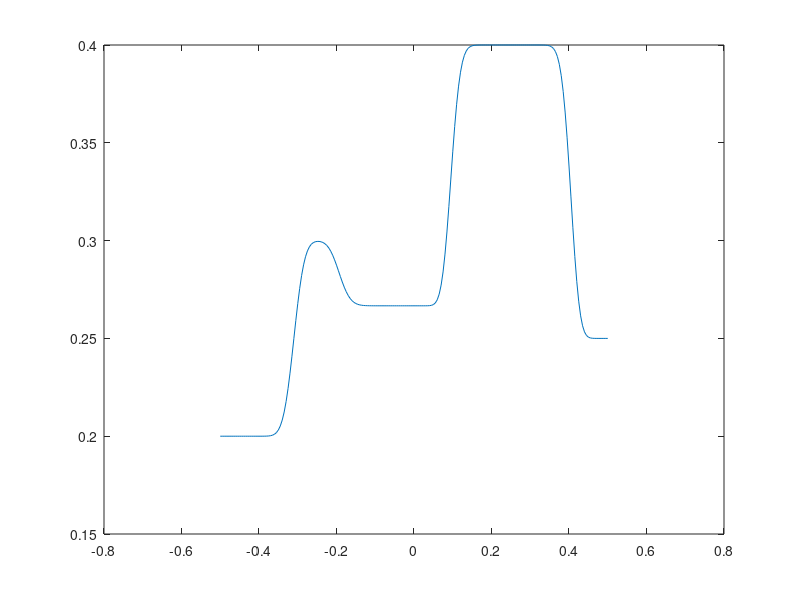

The MATLAB script that drew this image:
% Этот файл получен из global_init2_1_3
% Адаптирован для решения системы уравнений динамической упругости
% многомерной модификацией сеточно-характеристического метода, 
% использующей фундаментальное решение оператора задачи.

function grid_charact_2_1_1_1_4_m()
format long;
%% Блок для описания начальных данных:
%Засекаем время работы программы:
tic;
profile on
sdim = 2;                                                                   %Размерность по пространственным переменым
sn = 5;
sg = 2;

%   Задаем параметры задачи
for g = 1:sg
    %la_g(g) = 2*270; mu_g(g) = 270; ro_g(g) = 0.003;  
    la_g(g) = 2; mu_g(g) = 1; ro_g(g) = 1*g*g;% параметры среды
end

A_g_i_m_n = zeros(sg,sdim,sn,sn);
for g = 1:sg
A_g_i_m_n(g,1,:,:) = ...
[ 0         0   0       -(la_g(g)+2*mu_g(g))  0   ;...
  0         0   0       -la_g(g)         0   ;...
  0         0   0       0           -mu_g(g) ;...
  -1/ro_g(g)     0   0       0           0   ;...
  0         0   -1/ro_g(g)   0           0   ];

A_g_i_m_n(g,2,:,:) = ...
[ 0 0       0       0   -la_g(g)         ;...
  0 0       0       0   -(la_g(g)+2*mu_g(g))  ;...
  0 0       0       -mu_g(g) 0           ;...
  0 0       -1/ro_g(g)   0   0           ;...
  0 -1/ro_g(g)   0       0   0           ];
end
                                                                     % количество регионов

omega =10;                                                                  %частота действующей силы
% %Временные параметры:
T = 0.2;
Ninput= 21;

%   Задаем область, в которой ищем решение
dmin_i = zeros(1,sdim); dmax_i = zeros(1,sdim);
dmin_i(1) = -0.5;  dmax_i(1) = 0.5;
dmin_i(2) = -0.5;  dmax_i(2) = 0.5;

dmin_g_i = zeros(sg,sdim); dmax_g_i = zeros(sg,sdim);
dmin_g_i(1,1) = dmin_i(1); dmax_g_i(1,1) = 0;
    dmin_g_i(2,1) = 0; dmax_g_i(2,1) = dmax_i(1);            % Левая и правая границы области
dmin_g_i(1,2) = dmin_i(2); dmax_g_i(1,2) = dmax_i(2);
    dmin_g_i(2,2) = dmin_i(2); dmax_g_i(2,2) = dmax_i(2);

%   Задаем порядок интерполяционных полиномов по пространству
Kmax = 1;  

%   Задаем сетку по пространственным переменным x_ii1 и x_ii2
sp_i = zeros(1,sdim);   sp_i(1) = 2*100+1;  sp_i(2) = 2*100+1;              % Количество узлов сетки-всегда нечетное
sp_g_i = zeros(sg,sdim);
sp_g_i(1,1) = (sp_i(1)-1)/2 + 1;
    sp_g_i(2,1) = (sp_i(1)-1)/2 + 1;
sp_g_i(1,2) = sp_i(2);
    sp_g_i(2,2) = sp_i(2);

        
for g = 1:sg
    for i = 1:sdim
        x_p{g,i} = dmin_g_i(g,i):((dmax_g_i(g,i)-dmin_g_i(g,i))/(sp_g_i(g,i)-1)):dmax_g_i(g,i);
    end
end
for g = 1:sg
    for i = 1:sdim
        h_g_i_p{g,i} = x_p{g,i}(2:end) - x_p{g,i}(1:(end-1));
    end
end

% x_i_p1_p2 = zeros(sdim,sp1,sp2);
% for p1 = 1:sp1
%     x_i_p1_p2(1,p1,:) = x_p1(p1);
% end
% for p2 = 1:sp2
%     x_i_p1_p2(2,:,p2) = x_p2(p2);
% end
% x_p1_p2_i = permute(x_i_p1_p2, [ 2 3 1 ]);

for g = 1:sg
    for i = 1:sdim
        hmax_g_i(g,i) = max(h_g_i_p{g,i});
        hmin_g_i(g,i) = min(h_g_i_p{g,i});
    end
end

% Массивы C_g_i_k_m_n
D_k_m_n = zeros(sn,sn,sn);
for k=1:sn
    D_k_m_n(k,k,k) = 1;
end
C_g_i_k_m_n = zeros(sg,sdim,sn,sn,sn);

for g = 1:sg
    for i = 1:sdim
    [R_g_i_m_n(g,i,:,:),LAMBD_g_i_m_n(g,i,:,:)] = eig(squeeze(A_g_i_m_n(g,i,:,:)));
    lambd_g_i_k(g,i,:) = diag(squeeze(LAMBD_g_i_m_n(g,i,:,:)));
    end
end

tollambd = 10^(-10);
for g = 1:sg
    for i = 1:sdim
        L_g_i_m_n(g,i,:,:) = inv(squeeze(R_g_i_m_n(g,i,:,:)));
        LGT0_g_i_m_n(g,i,:,:) = L_g_i_m_n(g,i,find(squeeze(lambd_g_i_k(g,i,:))>  tollambd),:);
        LGE0_g_i_m_n(g,i,:,:) = L_g_i_m_n(g,i,find(squeeze(lambd_g_i_k(g,i,:))>=-tollambd),:);
        LLE0_g_i_m_n(g,i,:,:) = L_g_i_m_n(g,i,find(squeeze(lambd_g_i_k(g,i,:))<= tollambd),:);
        LLT0_g_i_m_n(g,i,:,:) = L_g_i_m_n(g,i,find(squeeze(lambd_g_i_k(g,i,:))< -tollambd),:);
        for k=1:sn
            C_g_i_k_m_n(g,i,k,:,:) = squeeze(R_g_i_m_n(g,i,:,:))...
                                    *reshape(D_k_m_n(k,:,:), [ sn sn ])...
                                    *squeeze(L_g_i_m_n(g,i,:,:));
        end
    end
end

hmax_i = max(hmax_g_i,[],1);
hmin_i = min(hmin_g_i,[],1);
lwave = max(max(max(abs(lambd_g_i_k))))*2*pi/omega;

delta1 = min( hmin_i./max(max(max(abs(lambd_g_i_k)))));
delta2 = (2*pi/omega)/10;
deltat = min(delta2,delta1);
Ntau = fix(T/deltat);
deltaNinput = fix((Ntau+1)/(Ninput-1));

sc = prod(1:sdim);
ind_i_c = zeros(sdim,sc);    ind_i_c(:,1) = [1;2];  ind_i_c(:,2) = [2;1];

C_g_c_k1_k2_m_n = cell(sg,sc);
for g = 1:sg
    for c = 1:sc
        C_g_c_k1_k2_m_n(g,c) = {zeros(sn,sn,sn,sn)};
    end
end

for g = 1:sg
    for c = 1:sc
        for k1 = 1:sn
            for k2 = 1:sn
                k_i = [k1;k2];
                C_g_c_k1_k2_m_n{g,c}(k1,k2,:,:) = squeeze(C_g_i_k_m_n(g,ind_i_c(1,c),k_i(ind_i_c(1,c)),:,:))...
                                                 *squeeze(C_g_i_k_m_n(g,ind_i_c(2,c),k_i(ind_i_c(2,c)),:,:));
            end
        end
    end
end
C_g_c_k1k2n_m = cell(sg,sc);
for g = 1:sg
    for c = 1:sc
        C_g_c_k1k2n_m(g,c) = {sparse(reshape(permute(C_g_c_k1_k2_m_n{g,c}, [ 1 2 4 3 ]), [ sn*sn*sn sn ]))};
    end
end

%%  Формируем вспомагательные массивы ячеек    

C_g_c_p1_p2_m_n = internal_characteristic;        %Матрицы соответствующие внутреним характеристикам

B_g_c_bound_ind = boundary_conditions;            %Условия сопряжения на границах (внутренних/внешних)
    
H_g_i_pw_k_p = Basic_polynoms();                  %  Формируем базисные полиномы  

[R_g_c_p1_p2,Rd_g_c_p1_p2] = SLAE_boundary();          %  Формируем матрицы СЛАУ в точках границы


%%  Начальные данные u0_p1_p2_n
for g = 1:sg
    u0_g_p1_p2_n{g} = zeros( sp_g_i(g,1),sp_g_i(g,2),sn );
end


g = 1;
u0_p1_p2_n = zeros( sp_g_i(g,1),sp_g_i(g,2),sn );
for p1 = 1:(sp_g_i(g,1)-1)
    for p2 = 1:(sp_g_i(g,2))
        u0_p1_p2_n(p1,p2,1) = -6;
        u0_p1_p2_n(p1,p2,2) = -1;
        u0_p1_p2_n(p1,p2,3) = 1;
        u0_p1_p2_n(p1,p2,4) = -3;
        u0_p1_p2_n(p1,p2,5) = 3;
    end
end
for p1 = sp_g_i(g,1)
    for p2 = 1:(sp_g_i(g,2))
        u0_p1_p2_n(p1,p2,1) = -2;
        u0_p1_p2_n(p1,p2,2) = 0;
        u0_p1_p2_n(p1,p2,3) = -0.5;
        u0_p1_p2_n(p1,p2,4) = -2.5;
        u0_p1_p2_n(p1,p2,5) = 3.5;
    end
end

u0_g_p1_p2_n{g} = u0_p1_p2_n;
g = 2;
u0_p1_p2_n = zeros( sp_g_i(g,1),sp_g_i(g,2),sn );
for p1 = 2:(sp_g_i(g,1))
    for p2 = 1:(sp_g_i(g,2))
        u0_p1_p2_n(p1,p2,1) = 2;
        u0_p1_p2_n(p1,p2,2) = 1;
        u0_p1_p2_n(p1,p2,3) = -2;
        u0_p1_p2_n(p1,p2,4) = -2;
        u0_p1_p2_n(p1,p2,5) = 4;
    end
end
for p1 = 1
    for p2 = 1:(sp_g_i(g,2))
        u0_p1_p2_n(p1,p2,1) = -2;
        u0_p1_p2_n(p1,p2,2) = 0;
        u0_p1_p2_n(p1,p2,3) = -0.5;
        u0_p1_p2_n(p1,p2,4) = -2.5;
        u0_p1_p2_n(p1,p2,5) = 3.5;
    end
end

u0_g_p1_p2_n{g} = u0_p1_p2_n;

toc;
tic;
%%   Делаем шаги по времени

sjt = Ninput;
T_jt = 0:deltat*deltaNinput:(sjt-1)*deltat*deltaNinput;
indk1 = 1:sn;  indk2 = 1:sn;

for g = sg:-1:1
    amplitude_p1w_sp2{g} = zeros(sp_g_i(g,1),1);
    g = 1;
    amplitude_p1w_sp2{g}((sp_g_i(g,1)+1)/2-1, 1) = 0;    
        amplitude_p1w_sp2{g}((sp_g_i(g,1)+1)/2, 1) = 0;
            amplitude_p1w_sp2{g}((sp_g_i(g,1)+1)/2+1, 1) = 0;

    uprev_g_p1_p2_n = u0_g_p1_p2_n;
    
    u_g_p1_p2_n_jt{g} = zeros(sp_g_i(g,1), sp_g_i(g,2), sn, sjt);
    u_g_p1_p2_n_jt{g}(:,:,:,1) = u0_g_p1_p2_n{g};

%     unext_p1_p2_n = zeros(sp_g_i(g,1), sp_g_i(g,2),sn);
%     W_m_p1w = zeros(sn,sp_g_i(g,1));
end

unext_g_c_p1_p2_n = cell(sg,sc);
unext_g_p1_p2_n = cell(sg);
for g = 1:sg
    unext_g_p1_p2_n{g} = zeros(sp_g_i(g,1), sp_g_i(g,2), sn);
    for c = 1:sc
        unext_g_c_p1_p2_n{g,c} = zeros(sp_g_i(g,1), sp_g_i(g,2), sn);
    end
end
for jt=2:sjt
    for point = 2:deltaNinput+1
        for g = 1:sg
            for c = 1:sc
            %   Вычисляем значения во всех узлах без учета условий на
            %   внутренних\внешних границах
            uprev_g_p1_p2n = reshape( uprev_g_p1_p2_n{g}, [ sp_g_i(g,1) sp_g_i(g,2)*sn ]);
            W_p1w_k1_p2_n= reshape(H_g_i_pwk_p{g,1}*uprev_g_p1_p2n, [ sp_g_i(g,1) sn sp_g_i(g,2) sn ]);
            W_p2w_k2_p1w_k1_n = reshape(H_g_i_pwk_p{g,2}*reshape(permute(W_p1w_k1_p2_n, [ 3 1 2 4 ]), ...
                                                      [ sp_g_i(g,2) sp_g_i(g,1)*sn*sn ]), ...
                                                            [ sp_g_i(g,2) sn sp_g_i(g,1) sn sn ]);
            unext_g_c_p1_p2_n{g,c} = reshape(...
                reshape(permute(W_p2w_k2_p1w_k1_n, [ 3 1 4 2 5 ]), [ sp_g_i(g,1)*sp_g_i(g,2) sn*sn*sn ])...
                *C_g_c_k1k2n_m{g,c}, [ sp_g_i(g,1) sp_g_i(g,2) sn ]);
            end
        end

for c = 1:sc        
g = 1;
%   bound = 1   bound = 4   g = 1
    p1 = 1; p2 = 1;
        gint = g;   gext = B_g_c_bound_ind{g,c,1,2};
        rxx_m = [squeeze(unext_g_c_p1_p2_n{gint,c}(p1,p2,:))];
        W = R_g_c_p1_p2{g,c}{p1,p2}*rxx_m ;
        unext_g_c_p1_p2_n{gint,c}(p1,p2,:) = W;
%   bound = 1   g = 1
    p1 = 1; p2 = 2:(sp_g_i(g,2)-1);
            %   Прозрачные граничные условия 
        gint = g;   gext = B_g_c_bound_ind{g,c,1,2};
        rxx_m = [squeeze(unext_g_c_p1_p2_n{gint,c}(p1,p2,:))]';
        W = R_g_c_p1_p2{g,c}{p1,2}*rxx_m ;
        unext_g_c_p1_p2_n{gint,c}(p1,p2,:) = reshape(W',[1 sp_g_i(g,2)-2 sn ]);
%   bound = 1   bound = 2   g = 1
    p1 = 1; p2 = sp_g_i(g,2);
            %   Прозрачные граничные условия + Условия свободной границы
        gint = g;   gext = B_g_c_bound_ind{g,c,2,2};
        rxx_m = [squeeze(unext_g_c_p1_p2_n{gint,c}(p1,p2,:))];
        W = R_g_c_p1_p2{g,c}{p1,p2}*rxx_m ;
        unext_g_c_p1_p2_n{gint,c}(p1,p2,:) = W;
%   bound = 2   g = 1
    p1 = 2:(sp_g_i(g,1)-1); p2 = sp_g_i(g,2);
            %   Условия свободной границы
            gint = g;   gext = B_g_c_bound_ind{g,c,2,2};
            rxx_m = [squeeze(unext_g_c_p1_p2_n{gint,c}(p1,p2,:))]';
            t = (jt-1)*deltat*deltaNinput + point*deltat;
            W = R_g_c_p1_p2{g,c}{2,p2}*rxx_m;
            unext_g_c_p1_p2_n{gint,c}(p1,p2,:) = reshape(W',[ sp_g_i(g,1)-2 1 sn ]);
%   bound = 2   bound = 3   g = 1
    p1 = sp_g_i(g,1);   p2 = sp_g_i(g,2);
            %   Условия свободной границы + Условия проскальзывания/слипания
            gint = g;   gext = B_g_c_bound_ind{g,c,3,2};
            rxx_m = [squeeze(unext_g_c_p1_p2_n{gint,c}(p1,p2,:));...
                     squeeze(unext_g_c_p1_p2_n{gext,c}(1,p2,:))];
            W = R_g_c_p1_p2{g,c}{p1,p2}*rxx_m ;
            unext_g_c_p1_p2_n{gint,c}(p1,p2,:) = W(1:sn,1); unext_g_c_p1_p2_n{gext,c}(1,p2,:) = W(sn+1:sn+sn,1);
%   bound = 3   g = 1
    p1 = sp_g_i(g,1);   p2 = 2:(sp_g_i(g,2)-1);
            %   Условия проскальзывания/слипания
            gint = g;   gext = B_g_c_bound_ind{g,c,3,2};
            rxx_m = [squeeze(unext_g_c_p1_p2_n{gint,c}(p1,p2,:))';...
                     squeeze(unext_g_c_p1_p2_n{gext,c}(1,p2,:))'];
            W = R_g_c_p1_p2{g,c}{p1,2}*rxx_m ;
            unext_g_c_p1_p2_n{gint,c}(p1,p2,:) = reshape(W(1:sn,:)',[1 sp_g_i(g,2)-2 sn ]); unext_g_c_p1_p2_n{gext,c}(1,p2,:) = reshape(W(sn+1:sn+sn,:)',[1 sp_g_i(g,2)-2 sn ]);
%   bound = 3   bound = 4   g = 1
    p1 = sp_g_i(g,1);   p2 = 1;
            %   Условия проскальзывания/слипания + Прозрачные условия
            gint = g;   gext = B_g_c_bound_ind{g,c,3,2};
            rxx_m = [squeeze(unext_g_c_p1_p2_n{gint,c}(p1,p2,:));...
                     squeeze(unext_g_c_p1_p2_n{gext,c}(1,p2,:))];
            W = R_g_c_p1_p2{g,c}{p1,p2}*rxx_m ;
            unext_g_c_p1_p2_n{gint,c}(p1,p2,:) = W(1:sn,1); unext_g_c_p1_p2_n{gext,c}(1,p2,:) = W(sn+1:sn+sn,1);
%   bound = 4   g = 1
    p1 = 2:(sp_g_i(g,1)-1); p2 = 1;
            %   Прозрачные граничные условия
            gint = g;   gext = B_g_c_bound_ind{g,c,4,2};
            rxx_m = [squeeze(unext_g_c_p1_p2_n{gint,c}(p1,p2,:))]';
            W = R_g_c_p1_p2{g,c}{2,p2}*rxx_m ;
            unext_g_c_p1_p2_n{gint,c}(p1,p2,:) = reshape(W',[ sp_g_i(g,1)-2 1 sn ]);
        
g = 2;
%   bound = 2   g = 3'
    p1 = 2:(sp_g_i(g,1)-1); p2 = sp_g_i(g,2);
            %   Условия свободной границы
            gint = g;   gext = B_g_c_bound_ind{g,c,2,2};
            rxx_m = [squeeze(unext_g_c_p1_p2_n{gint,c}(p1,p2,:))]';
            W = R_g_c_p1_p2{g,c}{2,p2}*rxx_m;
            unext_g_c_p1_p2_n{gint,c}(p1,p2,:) = reshape(W',[ sp_g_i(g,1)-2 1 sn ]);
%   bound = 2   bound = 3   g = 2
    p1 = sp_g_i(g,1);   p2 = sp_g_i(g,2);
            %   Условия свободной границы + Прозрачные условия
            gint = g;   gext = B_g_c_bound_ind{g,c,2,2};
            rxx_m = [squeeze(unext_g_c_p1_p2_n{gint,c}(p1,p2,:))];
            W = R_g_c_p1_p2{g,c}{p1,p2}*rxx_m;
            unext_g_c_p1_p2_n{gint,c}(p1,p2,:) = W;
%   bound = 3   g = 2
    p1 = sp_g_i(g,1);   p2 = 2:(sp_g_i(g,2)-1);
            %   Прозрачные граничные условия
            gint = g;   gext = B_g_c_bound_ind{g,c,3,2};
            rxx_m = [squeeze(unext_g_c_p1_p2_n{gint,c}(p1,p2,:))'];
            W = R_g_c_p1_p2{g,c}{p1,2}*rxx_m;
            unext_g_c_p1_p2_n{gint,c}(p1,p2,:) = reshape(W',[ 1 sp_g_i(g,2)-2 sn ]);
%   bound = 3   bound = 4   g = 2
    p1 = sp_g_i(g,1);   p2 = 1;
            %   Прозрачные граничные условия
            gint = g;   gext = B_g_c_bound_ind{g,c,3,2};
            rxx_m = [squeeze(unext_g_c_p1_p2_n{gint,c}(p1,p2,:))];
            W = R_g_c_p1_p2{g,c}{p1,p2}*rxx_m;
            unext_g_c_p1_p2_n{gint,c}(p1,p2,:) = W;
%   bound = 4   g = 2
    p1 = 2:(sp_g_i(g,1)-1); p2 = 1;
            %   Прозрачные граничные условия
            gint = g;   gext = B_g_c_bound_ind{g,c,4,2};
            rxx_m = [squeeze(unext_g_c_p1_p2_n{gint,c}(p1,p2,:))'];
            W = R_g_c_p1_p2{g,c}{2,p2}*rxx_m;
            unext_g_c_p1_p2_n{gint,c}(p1,p2,:) = reshape(W',[ sp_g_i(g,1)-2 1 sn ]);


end
for g = 1:sg
    unext_g_p1_p2_n{g} = zeros(sp_g_i(g,1), sp_g_i(g,2), sn);
    for c = 1:sc
        unext_g_p1_p2_n{g} = unext_g_p1_p2_n{g} + (1/sc)*unext_g_c_p1_p2_n{g,c};
    end
end

        uprev_g_p1_p2_n = unext_g_c_p1_p2_n;
    end
    for g = 1:sg
        u_g_p1_p2_n_jt{g}(:,:,:,jt) = unext_g_p1_p2_n{g};
    end
end

for g = 1:sg
    K_g_p1_p2_jt{g} = zeros(sp_g_i(g,1),sp_g_i(g,2),sjt);
end

for g = 1:sg
    K_g_p1_p2_jt{g} = squeeze(u_g_p1_p2_n_jt{g}(:,:,5,:))*0.1;
end

toc;

%%  Графический вывод результатов
x_p1 = cat(2,x_p{1,1},x_p{2,1});   
x_p2 = x_p{1,2};
K_p1_p2_jt = cat(1,K_g_p1_p2_jt{1},K_g_p1_p2_jt{2});
[sp1,sp2,sj] = size(K_p1_p2_jt);

x1min = min(x_p1);                       x1max = max(x_p1);
x2min = min(x_p2);                       x2max = max(x_p2);

Kmin = min(min(min(K_p1_p2_jt, [], 1), [], 2), [], 3);   Kmax = max(max(max(K_p1_p2_jt, [], 1), [], 2), [], 3);

[X2,X1] = meshgrid(x_p2,x_p1);

[per, sit] = size(T_jt);    clear per;


        for it=1:1:sit
            %surface = reshape(K_p1_p2_jt(:,:,it), [ sp1 sp2 ]);
            %vtkwrite('surf.vtk','structured_grid',x_p1,x_p2,'scalars', surface)
            %surf(x_p2,x_p1,reshape(K_p1_p2_jt(:,:,it), [ sp1 sp2 ]));
            %axis([ x2min x2max x1min x1max Kmin Kmax]);
            %pause(1);
            %F(it) = getframe; %#ok<AGROW>
            %tic
            name = sprintf('res%d.vtk', it);
            f = fopen(name, 'wb');
            fprintf(f, '# vtk DataFile Version 3.0\n');
            fprintf(f, 'Exported from MATLAB\n'); % Comment string
            fprintf(f, 'BINARY\n');
            fprintf(f, 'DATASET STRUCTURED_GRID\n');
            fprintf(f, 'DIMENSIONS %d %d 1\n', sp1, sp2);
            fprintf(f, 'POINTS %d float\n', sp1 * sp2);
            R = zeros(3, sp1, sp2);
            R(1, :, :) = X2;
            R(2, :, :) = X1;
            R(3, :, :) = K_p1_p2_jt(:,:,it);
            w = typecast(swapbytes(single(R(:))), 'uint8');
            fwrite(f, w);
            fprintf(f, 'CELL_DATA %d\n', (sp1-1) * (sp2-1));
            % No cell data
            fprintf(f, 'POINT_DATA %d\n', sp1 * sp2);
            fprintf(f, 'SCALARS z float\nLOOKUP_TABLE default\n');
            w = typecast(swapbytes(single(reshape(K_p1_p2_jt(:,:,it),1, []))), 'uint8');
            fwrite(f, w);
            fclose(f);
            %toc
        end

plot(x_p1, K_p1_p2_jt(:,(sp2-1)/2,20))


%%  Формируем матрицы СЛАУ в точках границы 

function [R_g_c_p1_p2,Rd_g_c_p1_p2] = SLAE_boundary()

R_g_c_p1_p2 = cell(sg,sc); Rd_g_c_p1_p2 = cell(sg,sc);
for g = 1:sg
    for c = 1:sc
        R_g_c_p1_p2(g,c) = {cell(sp_g_i(g,1),sp_g_i(g,2))};
        Rd_g_c_p1_p2(g,c) = {cell(sp_g_i(g,1),sp_g_i(g,2))};
    end
end

for c = 1:sc
g = 1;
%   bound = 1   bound = 4   g = 1
    for p1 = 1
        for p2 = 1
            %   Прозрачные граничные условия + Прозрачные граничные условия
            gint = g;   gext = B_g_c_bound_ind{g,c,1,2};
            WB = [  B_g_c_bound_ind{g,c,4,1};...
                    B_g_c_bound_ind{g,c,1,1}];  
            d_g_p1_p2{g}{p1,p2} = [ zeros(size(B_g_c_bound_ind{g,c,4,1},1),1);...
                                    zeros(size(B_g_c_bound_ind{g,c,1,1},1),1)];
            WC = [C_g_c_p1_p2_m_n{gint,c}{p1, p2}];
            [R_g_c_p1_p2{g,c}{p1,p2},Rd_g_c_p1_p2{g,c}{p1,p2}] = boundary_solver();
        end
    end
%   bound = 1   g = 1
    for p1 = 1
        for p2 = 2
            %   Прозрачные граничные условия 
            gint = g;   gext = B_g_c_bound_ind{g,c,1,2};
            WB = [B_g_c_bound_ind{g,c,1,1}];     d_g_p1_p2{g}{p1,p2} = [zeros(size(B_g_c_bound_ind{g,c,1,1},1),1)];
            WC = [C_g_c_p1_p2_m_n{gint,c}{p1, p2}];
            [R_g_c_p1_p2{g,c}{p1,p2},Rd_g_c_p1_p2{g,c}{p1,p2}] = boundary_solver();
        end
    end
%   bound = 1   bound = 2   g = 1
    for p1 = 1
        for p2 = sp_g_i(g,2)
            %   Прозрачные граничные условия + Условия свободной границы
            gint = g;   gext = B_g_c_bound_ind{g,c,2,2};
            WB = [  B_g_c_bound_ind{g,c,1,1};...
                    B_g_c_bound_ind{g,c,2,1}];  
            d_g_p1_p2{g}{p1,p2} = [ zeros(size(B_g_c_bound_ind{g,c,1,1},1),1);...
                                    zeros(size(B_g_c_bound_ind{g,c,2,1},1),1)];
            WC = [C_g_c_p1_p2_m_n{gint,c}{p1, p2}];
            [R_g_c_p1_p2{g,c}{p1,p2},Rd_g_c_p1_p2{g,c}{p1,p2}] = boundary_solver();
        end
    end
%   bound = 2   g = 1
    for p1 = 2
        for p2 = sp_g_i(g,2)
            %   Условия свободной границы
            gint = g;   gext = B_g_c_bound_ind{g,c,2,2};
            WB = [B_g_c_bound_ind{gint,c,2,1}]; d_g_p1_p2{g}{p1,p2} = [zeros(size(B_g_c_bound_ind{g,c,2,1},1),1)];
            WC = [C_g_c_p1_p2_m_n{gint,c}{p1, p2}];
            [R_g_c_p1_p2{g,c}{p1,p2},Rd_g_c_p1_p2{g,c}{p1,p2}] = boundary_solver();
        end
    end
%   bound = 2   bound = 3   g = 1
    for p1 = sp_g_i(g,1)
        for p2 = sp_g_i(g,2)
            %   Условия свободной границы + Условия проскальзывания/слипания
            gint = g;   gext = B_g_c_bound_ind{g,c,3,2};
            WB = [  B_g_c_bound_ind{gint,c,2,1}                   zeros(size(B_g_c_bound_ind{gint,c,2,1},1),sn);...
                    zeros(size(B_g_c_bound_ind{gext,c,2,1},1),sn) B_g_c_bound_ind{gext,c,2,1}                  ;...
                    B_g_c_bound_ind{gint,c,3,1}                                                            ]; 
            d_g_p1_p2{g}{p1,p2} = [zeros(size(B_g_c_bound_ind{gint,c,2,1},1),1);...
                                   zeros(size(B_g_c_bound_ind{gext,c,2,1},1),1);...
                                   zeros(size(B_g_c_bound_ind{gint,c,3,1},1),1)];
            WC = [C_g_c_p1_p2_m_n{gint,c}{p1, p2} zeros(sn,sn)                 ;...
                  zeros(sn,sn)                  C_g_c_p1_p2_m_n{gext,c}{1, p2}];
            [R_g_c_p1_p2{g,c}{p1,p2},Rd_g_c_p1_p2{g,c}{p1,p2}] = boundary_solver();
        end
    end
%   bound = 3   g = 1
    for p1 = sp_g_i(g,1)
        for p2 = 2
            %   Условия проскальзывания/слипания
            gint = g;   gext = B_g_c_bound_ind{g,c,3,2};
            WB = [B_g_c_bound_ind{gint,c,3,1}                                                            ]; 
            d_g_p1_p2{g}{p1,p2} = [zeros(size(B_g_c_bound_ind{gint,c,3,1},1),1)];
            WC = [C_g_c_p1_p2_m_n{gint,c}{p1, p2} zeros(sn,sn)                 ;...
                  zeros(sn,sn)                  C_g_c_p1_p2_m_n{gext,c}{1, p2}];
            [R_g_c_p1_p2{g,c}{p1,p2},Rd_g_c_p1_p2{g,c}{p1,p2}] = boundary_solver();
        end
    end
%   bound = 3   bound = 4   g = 1
    for p1 = sp_g_i(g,1)
        for p2 = 1
            %   Условия проскальзывания/слипания + Прозрачные условия
            gint = g;   gext = B_g_c_bound_ind{g,c,3,2};
            WB = [  B_g_c_bound_ind{gint,c,4,1},                    zeros(size(B_g_c_bound_ind{gint,c,4,1},1),sn);...
                    zeros(size(B_g_c_bound_ind{gext,c,4,1},1),sn),  B_g_c_bound_ind{gext,c,4,1}                  ]; 
            d_g_p1_p2{g}{p1,p2} = [zeros(size(B_g_c_bound_ind{gint,c,4,1},1),1);...
                                   zeros(size(B_g_c_bound_ind{gext,c,4,1},1),1)];
            WC = [C_g_c_p1_p2_m_n{gint,c}{p1, p2} zeros(sn,sn)                 ;...
                  zeros(sn,sn)                  C_g_c_p1_p2_m_n{gext,c}{1, p2}];
            [R_g_c_p1_p2{g,c}{p1,p2},Rd_g_c_p1_p2{g,c}{p1,p2}] = boundary_solver();
        end
    end
%   bound = 4   g = 1
    for p1 = 2
        for p2 = 1
            %   Прозрачные граничные условия
            gint = g;   gext = B_g_c_bound_ind{g,c,4,2};
            WB = [B_g_c_bound_ind{gint,c,4,1}]; 
            d_g_p1_p2{g}{p1,p2} = [zeros(size(B_g_c_bound_ind{gint,c,4,1},1),1)];
            WC = [C_g_c_p1_p2_m_n{gint,c}{p1, p2}];
            [R_g_c_p1_p2{g,c}{p1,p2},Rd_g_c_p1_p2{g,c}{p1,p2}] = boundary_solver();
        end
    end
        
g = 2;
%   bound = 2   g = 2
    for p1 = 2
        for p2 = sp_g_i(g,2)
            %   Условия свободной границы
            gint = g;   gext = B_g_c_bound_ind{g,c,2,2};
            WB = [B_g_c_bound_ind{gint,c,2,1}]; 
            d_g_p1_p2{g}{p1,p2} = [zeros(size(B_g_c_bound_ind{gint,c,2,1},1),1)];
            WC = [C_g_c_p1_p2_m_n{gint,c}{p1, p2}];
            [R_g_c_p1_p2{g,c}{p1,p2},Rd_g_c_p1_p2{g,c}{p1,p2}] = boundary_solver();
        end
    end
%   bound = 2   bound = 3   g = 2
    for p1 = sp_g_i(g,1)
        for p2 = sp_g_i(g,2)
            %   Условия свободной границы + Прозрачные условия
            gint = g;   gext = B_g_c_bound_ind{g,c,2,2};
            WB = [  B_g_c_bound_ind{g,c,2,1};...
                    B_g_c_bound_ind{g,c,3,1}];  
            d_g_p1_p2{g}{p1,p2} = [ zeros(size(B_g_c_bound_ind{g,c,2,1},1),1);...
                                    zeros(size(B_g_c_bound_ind{g,c,3,1},1),1)];
            WC = [C_g_c_p1_p2_m_n{gint,c}{p1, p2}];
            [R_g_c_p1_p2{g,c}{p1,p2},Rd_g_c_p1_p2{g,c}{p1,p2}] = boundary_solver();
        end
    end
%   bound = 3   g = 2
    for p1 = sp_g_i(g,1)
        for p2 = 2
            %   Прозрачные граничные условия
            gint = g;   gext = B_g_c_bound_ind{g,c,3,2};
            WB = [B_g_c_bound_ind{g,c,3,1}]; 
            d_g_p1_p2{g}{p1,p2} = [zeros(size(B_g_c_bound_ind{g,c,3,1},1),1)];
            WC = [C_g_c_p1_p2_m_n{gint,c}{p1, p2}];
            [R_g_c_p1_p2{g,c}{p1,p2},Rd_g_c_p1_p2{g,c}{p1,p2}] = boundary_solver();
        end
    end
%   bound = 3   bound = 4   g = 2
    for p1 = sp_g_i(g,1)
        for p2 = 1
            %   Прозрачные граничные условия
            gint = g;   gext = B_g_c_bound_ind{g,c,3,2};
            WB = [  B_g_c_bound_ind{g,c,3,1};...
                    B_g_c_bound_ind{g,c,4,1}];     
            d_g_p1_p2{g}{p1,p2} = [ zeros(size(B_g_c_bound_ind{g,c,3,1},1),1);...
                                    zeros(size(B_g_c_bound_ind{g,c,4,1},1),1)];
            WC = [C_g_c_p1_p2_m_n{gint,c}{p1, p2}];
            [R_g_c_p1_p2{g,c}{p1,p2},Rd_g_c_p1_p2{g,c}{p1,p2}] = boundary_solver();
        end
    end
%   bound = 4   g = 2
    for p1 = 2
        for p2 = 1
            %   Прозрачные граничные условия
            gint = g;   gext = B_g_c_bound_ind{g,c,4,2};
            WB = [B_g_c_bound_ind{g,c,4,1}]; 
            d_g_p1_p2{g}{p1,p2} = [zeros(size(B_g_c_bound_ind{g,c,4,1},1),1)];
            WC = [C_g_c_p1_p2_m_n{gint,c}{p1, p2}];
            [R_g_c_p1_p2{g,c}{p1,p2},Rd_g_c_p1_p2{g,c}{p1,p2}] = boundary_solver();
        end
    end
end

function [R,Rd] = boundary_solver()
            [sL,sU,sP,sQ] = lu(sparse(WB)); 
            LB = full(sL);   UB = full(sU);   PB = full(sP);   QB = full(sQ);       clear sL sU sP sQ; 
            PB1 = inv(LB(1:rank(LB),:))*PB(1:rank(LB),:);
            
            [R,jrow] = rref(UB');   PU_k = zeros(length(jrow),size(UB,1),size(UB,1));   PU = eye(size(UB,1));
            for k = 1:length(jrow)
                PU_k(k,:,:) = eye(size(UB,1));
                PU_k(k,k,:) = 0;        PU_k(k,jrow(k),:) = 0;
                PU_k(k,k,jrow(k)) = 1;  PU_k(k,jrow(k),k) = 1;
                PU = squeeze(PU_k(k,:,:))*PU;
            end
            clear PU_k;
            [R,jcol] = rref(UB);   QU_k = zeros(length(jcol),size(UB,2),size(UB,2));   QU = eye(size(UB,2));
            for k = 1:length(jcol)
                QU_k(k,:,:) = eye(size(UB,2));
                QU_k(k,:,k) = 0;        QU_k(k,:,jcol(k)) = 0;
                QU_k(k,jcol(k),k) = 1;  QU_k(k,k,jcol(k)) = 1;
                QU = QU*squeeze(QU_k(k,:,:));
            end
            clear QU_k;
            WUB = PU*UB*QU; WPB1 = PU*PB1;  clear PU UB PB1;
            UB1 = WUB(1:rank(WUB),1:rank(WUB));   UB2 = WUB(1:rank(WUB),rank(WUB)+1:end);
            WW2 = inv(UB1)*UB2; 
            PB2 = inv(UB1)*WPB1(1:rank(WUB),:);   clear UB1 UB2;
            WW = QB*QU*[-WW2; eye(size(WUB,2)-rank(WUB))];   clear WW2;
            Wd = QB*QU*[PB2; zeros(size(WUB,2)-rank(WUB),size(WB,1))];    clear PB2;
            
%             [sL,sU,sP,sQ] = lu(sparse(WC*WW)); 
%             LC = full(sL);   UC = full(sU);   PC = full(sP);   QC = full(sQ);       clear sL sU sP sQ;
%             PC1 = inv(LC(1:rank(LC),:))*PC(1:rank(LC),:);
%             
%             [R,jrow] = rref(UC');   PU_k = zeros(length(jrow),size(UC,1),size(UC,1));   PU = eye(size(UC,1));
%             for k = 1:length(jrow)
%                 PU_k(k,:,:) = eye(size(UC,1));
%                 PU_k(k,k,:) = 0;        PU_k(k,jrow(k),:) = 0;
%                 PU_k(k,k,jrow(k)) = 1;  PU_k(k,jrow(k),k) = 1;
%                 PU = squeeze(PU_k(k,:,:))*PU;
%             end
%             clear PU_k;
%             [R,jcol] = rref(UC);   QU_k = zeros(length(jcol),size(UC,2),size(UC,2));   QU = eye(size(UC,2));
%             for k = 1:length(jcol)
%                 QU_k(k,:,:) = eye(size(UC,2));
%                 QU_k(k,:,k) = 0;        QU_k(k,:,jcol(k)) = 0;
%                 QU_k(k,jcol(k),k) = 1;  QU_k(k,k,jcol(k)) = 1;
%                 QU = QU*squeeze(QU_k(k,:,:));
%             end
%             clear QU_k;
%             
%             WUC = PU*UC*QU; WPC1 = PU*PC1;
%             R =WW*QC*QU*inv(WUC(1:rank(WUC),:))*WPC1(1:rank(WUC),:);
%             Rd = (eye(size(R,1))-R*WC)*Wd;


            [LC,UC,PC] = lu(WC*WW);
            R = WW*inv(UC)*inv(LC(1:rank(LC),:))*PC(1:rank(LC),:);
            Rd = (eye(size(R,1))-R*WC)*Wd;
end
end

%% Матрицы соответствующие внутреним характеристикам

function C_g_c_p1_p2_m_n = internal_characteristic()
    
C_g_c_p1_p2_m_n = cell(sg,sc);
for g = 1:sg
    for c = 1:sc
        C_g_c_p1_p2_m_n(g,c) = {cell(sp_g_i(g,1),sp_g_i(g,2))};
    end
end


for g = 1:sg
    for c = 1:sc

%         for p1 = 2:(sp_g_i(g,1)-1)
%             for p2 = 2:(sp_g_i(g,2)-1)
%                 C_g_c_p1_p2_m_n{g,c}(p1,p2) = {eye(sn)};
%             end
%         end

    for p1 = 1
        for p2 = 1
C_g_c_p1_p2_m_n{g,c}(p1,p2) = {squeeze(sum(sum(C_g_c_k1_k2_m_n{g,c}(find(lambd_g_i_k(g,1,:)<=tollambd),find(lambd_g_i_k(g,2,:)<=tollambd),:,:),1),2))};
        end
    end
    
    for p1 = 1
        for p2 = 2
C_g_c_p1_p2_m_n{g,c}(p1,p2) = {squeeze(sum(sum(C_g_c_k1_k2_m_n{g,c}(find(lambd_g_i_k(g,1,:)<=tollambd),:,:,:),1),2))};
        end
    end
    
    for p1 = 1
        for p2 = sp_g_i(g,2)
C_g_c_p1_p2_m_n{g,c}(p1,p2) = {squeeze(sum(sum(C_g_c_k1_k2_m_n{g,c}(find(lambd_g_i_k(g,1,:)<=tollambd),find(lambd_g_i_k(g,2,:)>=-tollambd),:,:),1),2))};
        end
    end
    
    for p1 = 2
        for p2 = sp_g_i(g,2)
C_g_c_p1_p2_m_n{g,c}(p1,p2) = {squeeze(sum(sum(C_g_c_k1_k2_m_n{g,c}(:,find(lambd_g_i_k(g,2,:)>=-tollambd),:,:),1),2))};
        end
    end
    
    for p1 = sp_g_i(g,1)
        for p2 = sp_g_i(g,2)
C_g_c_p1_p2_m_n{g,c}(p1,p2) = {squeeze(sum(sum(C_g_c_k1_k2_m_n{g,c}(find(lambd_g_i_k(g,1,:)>=-tollambd),find(lambd_g_i_k(g,2,:)>=-tollambd),:,:),1),2))};
        end
    end
    
    for p1 = sp_g_i(g,1)
        for p2 = 2
C_g_c_p1_p2_m_n{g,c}(p1,p2) = {squeeze(sum(sum(C_g_c_k1_k2_m_n{g,c}(find(lambd_g_i_k(g,1,:)>=-tollambd),:,:,:),1),2))};
        end
    end
    
    for p1 = sp_g_i(g,1)
        for p2 = 1
C_g_c_p1_p2_m_n{g,c}(p1,p2) = {squeeze(sum(sum(C_g_c_k1_k2_m_n{g,c}(find(lambd_g_i_k(g,1,:)>=-tollambd),find(lambd_g_i_k(g,2,:)<=tollambd),:,:),1),2))};
        end
    end
    
    for p1 = 2
        for p2 = 1
C_g_c_p1_p2_m_n{g,c}(p1,p2) = {squeeze(sum(sum(C_g_c_k1_k2_m_n{g,c}(:,find(lambd_g_i_k(g,2,:)<=tollambd),:,:),1),2))};
        end
    end
end
end
end

%%  Условия сопряжения на границах

function COND_g_c_bound_ind = boundary_conditions()
    
%   Матрица свободных граничных условий
Bfree_i_m_n = zeros(sdim,2,sn);    
Bfree_i_m_n(1,1,3) = 1; Bfree_i_m_n(1,2,1) = 1;
Bfree_i_m_n(2,1,3) = 1; Bfree_i_m_n(2,2,2) = 1;

%   Матрица  условий слипания
Badhes_i_m_n = zeros(sdim,4,2*sn); 
Badhes_i_m_n(1,1,1) = 1;    Badhes_i_m_n(1,1,1+sn) = -1;
Badhes_i_m_n(1,2,3) = 1;    Badhes_i_m_n(1,2,3+sn) = -1;
Badhes_i_m_n(1,3,4) = 1;    Badhes_i_m_n(1,3,4+sn) = -1;
Badhes_i_m_n(1,4,5) = 1;    Badhes_i_m_n(1,4,5+sn) = -1;

Badhes_i_m_n(2,1,2) = 1;    Badhes_i_m_n(2,1,2+sn) = -1;
Badhes_i_m_n(2,2,3) = 1;    Badhes_i_m_n(2,2,3+sn) = -1;
Badhes_i_m_n(2,3,4) = 1;    Badhes_i_m_n(2,3,4+sn) = -1;
Badhes_i_m_n(2,4,5) = 1;    Badhes_i_m_n(2,4,5+sn) = -1;

%   Матрица  условий проскальзывания
Bsliding_i_m_n = zeros(sdim,4,2*sn); 
Bsliding_i_m_n(1,1,1)    = 1;   Bsliding_i_m_n(1,1,1+sn) = -1;
Bsliding_i_m_n(1,2,3)    = 1;    
Bsliding_i_m_n(1,3,3+sn) = 1;    
Bsliding_i_m_n(1,4,4)    = 1;   Bsliding_i_m_n(1,4,4+sn) = -1;
% Bsliding_i_m_n(1,5,2)    = 1;   Bsliding_i_m_n(1,5,2+sn) = -1;


Bsliding_i_m_n(2,1,2)    = 1;   Bsliding_i_m_n(2,1,2+sn) = -1;
Bsliding_i_m_n(2,2,3)    = 1;    
Bsliding_i_m_n(2,3,3+sn) = 1;    
Bsliding_i_m_n(2,4,5)    = 1;   Bsliding_i_m_n(2,4,5+sn) = -1;
% Bsliding_i_m_n(2,5,1)    = 1;   Bsliding_i_m_n(2,5,1+sn) = -1;

COND_g_c_bound_ind = cell(sg,sc,4,2);
for c = 1:sc
g = 1;  
    bound = 1;
    %   Прозрачные граничные условия на границе p1 = 1
    COND_g_c_bound_ind{g,c,bound,1} = squeeze(sum(sum(C_g_c_k1_k2_m_n{g,c}(find(lambd_g_i_k(g,1,:)>tollambd),:,:,:),1),2));
    COND_g_c_bound_ind{g,c,bound,2} = 0;
    bound = 2;
    %   Прозрачные граничные условия на границе p2 = sp_g_i(g,2)
    COND_g_c_bound_ind{g,c,bound,1} = squeeze(sum(sum(C_g_c_k1_k2_m_n{g,c}(:,find(lambd_g_i_k(g,2,:)<-tollambd),:,:),1),2));
    COND_g_c_bound_ind{g,c,bound,2} = 0;
    bound = 3;
    %   Условия проскальзывания/слипания на границе p1 = sp_g_i(g,1)
    COND_g_c_bound_ind{g,c,bound,1} = squeeze(Badhes_i_m_n(1,:,:));
    COND_g_c_bound_ind{g,c,bound,2} = 2;
    bound = 4;
    %   Прозрачные граничные условия на границе p2 = 1
    COND_g_c_bound_ind{g,c,bound,1} = squeeze(sum(sum(C_g_c_k1_k2_m_n{g,c}(:,find(lambd_g_i_k(g,2,:)>tollambd),:,:),1),2));
    COND_g_c_bound_ind{g,c,bound,2} = 0;
g = 2;  
    bound = 1;
    %   Условия проскальзывания/слипания на границе p1 = 1
    COND_g_c_bound_ind{g,c,bound,1} = squeeze(Badhes_i_m_n(1,:,:));
    COND_g_c_bound_ind{g,c,bound,2} = 2;
    bound = 2;
    %   Прозрачные граничные условия на границе p2 = sp_g_i(g,2)
    COND_g_c_bound_ind{g,c,bound,1} = squeeze(sum(sum(C_g_c_k1_k2_m_n{g,c}(:,find(lambd_g_i_k(g,2,:)<-tollambd),:,:),1),2));
    COND_g_c_bound_ind{g,c,bound,2} = 0;
    bound = 3;
    %   Прозрачные граничные условия на границе p1 = sp_g_i(g,1)
    COND_g_c_bound_ind{g,c,bound,1} = squeeze(sum(sum(C_g_c_k1_k2_m_n{g,c}(find(lambd_g_i_k(g,1,:)<-tollambd),:,:,:),1),2));
    COND_g_c_bound_ind{g,c,bound,2} = 0;
    bound = 4;
    %   Прозрачные граничные условия на границе p2 = 1
    COND_g_c_bound_ind{g,c,bound,1} = squeeze(sum(sum(C_g_c_k1_k2_m_n{g,c}(:,find(lambd_g_i_k(g,2,:)>tollambd),:,:),1),2));
    COND_g_c_bound_ind{g,c,bound,2} = 0;
end
end


%%  Формируем базисные полиномы
function H_g_i_pw_k_p = Basic_polynoms()
    
%%   Вспомагательные процедуры
%   l l l l l l l l l l l l l l l l l l l l l l l 
sl = Kmax + 1;
ksi_l = zeros(1, sl);
if sl==1
   ksi_l = 0;
else
    ksi_l = -1:(2/(sl-1)):1;
%     ksi_l(1, :) = -cos(pi/(2*(Kmax+1))+pi*(0:1:Kmax)/(Kmax+1));
end
ksi_l_k = zeros(sl,sl);
for k = 0:Kmax
    ksi_l_k(:, k+1) = ksi_l(1, :).^(Kmax-k);
end

pbase_l_k = zeros(sl, sl);
pbase_l_k = (ksi_l_k\eye(sl))';                                          %   pbase_l_k = PolyInterpChebNode_k_l

H_g_i_pw_k_p = cell(sg,sdim);
for g = 1:sg
    for i = 1:sdim
        H_g_i_pw_k_p{g,i} = zeros(sp_g_i(g,i),sn,sp_g_i(g,i));
    end
end

for g = 1:sg
    for i = 1:sdim
        for pw = 1
            for k = find(lambd_g_i_k(g,i,:)<=tollambd)
H_g_i_pw_k_p{g,i}(pw,k,pw)   = polyval(pbase_l_k(1,:), (-1-(2/(h_g_i_p{g,i}(pw)))*lambd_g_i_k(g,i,k)*deltat));
H_g_i_pw_k_p{g,i}(pw,k,pw+1) = polyval(pbase_l_k(2,:), (-1-(2/(h_g_i_p{g,i}(pw)))*lambd_g_i_k(g,i,k)*deltat));
            end
        end

        for pw = 2:(sp_g_i(g,i)-1)
            for k = find(lambd_g_i_k(g,i,:)<=tollambd)
H_g_i_pw_k_p{g,i}(pw,k,pw)   = polyval(pbase_l_k(1,:), (-1-(2/(h_g_i_p{g,i}(pw)))*lambd_g_i_k(g,i,k)*deltat));
H_g_i_pw_k_p{g,i}(pw,k,pw+1) = polyval(pbase_l_k(2,:), (-1-(2/(h_g_i_p{g,i}(pw)))*lambd_g_i_k(g,i,k)*deltat));
            end
            for k = find(lambd_g_i_k(g,i,:)>=-tollambd)
H_g_i_pw_k_p{g,i}(pw,k,pw)   = polyval(pbase_l_k(2,:), (1-(2/(h_g_i_p{g,i}(pw-1)))*lambd_g_i_k(g,i,k)*deltat));
H_g_i_pw_k_p{g,i}(pw,k,pw-1) = polyval(pbase_l_k(1,:), (1-(2/(h_g_i_p{g,i}(pw-1)))*lambd_g_i_k(g,i,k)*deltat));
            end
        end

        for pw = sp_g_i(g,i)
            for k = find(lambd_g_i_k(g,i,:)>=-tollambd)
H_g_i_pw_k_p{g,i}(pw,k,pw)   = polyval(pbase_l_k(2,:), (1-(2/(h_g_i_p{g,i}(pw-1)))*lambd_g_i_k(g,i,k)*deltat));
H_g_i_pw_k_p{g,i}(pw,k,pw-1) = polyval(pbase_l_k(1,:), (1-(2/(h_g_i_p{g,i}(pw-1)))*lambd_g_i_k(g,i,k)*deltat));
            end
        end
    end
end

for g = 1:sg
    for i = 1:sdim
        H_g_i_pwk_p{g,i} = sparse(reshape(H_g_i_pw_k_p{g,i}, [ sp_g_i(g,i)*sn sp_g_i(g,i)]));
    end
end
end

end